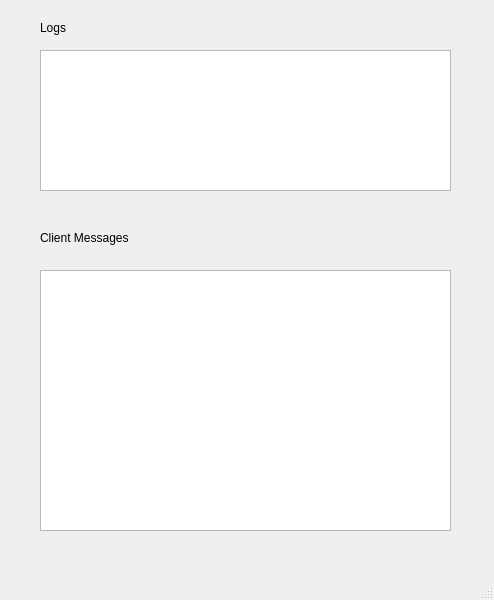
<?xml version="1.0" encoding="UTF-8"?>
<ui version="4.0">
 <class>MainWindow</class>
 <widget class="QMainWindow" name="MainWindow">
  <property name="geometry">
   <rect>
    <x>0</x>
    <y>0</y>
    <width>494</width>
    <height>600</height>
   </rect>
  </property>
  <property name="windowTitle">
   <string>MainWindow</string>
  </property>
  <widget class="QWidget" name="centralwidget">
   <widget class="QTextEdit" name="LogsView">
    <property name="geometry">
     <rect>
      <x>40</x>
      <y>50</y>
      <width>411</width>
      <height>141</height>
     </rect>
    </property>
    <property name="readOnly">
     <bool>true</bool>
    </property>
   </widget>
   <widget class="QLabel" name="label">
    <property name="geometry">
     <rect>
      <x>40</x>
      <y>20</y>
      <width>55</width>
      <height>16</height>
     </rect>
    </property>
    <property name="text">
     <string>Logs</string>
    </property>
   </widget>
   <widget class="QLabel" name="label_2">
    <property name="geometry">
     <rect>
      <x>40</x>
      <y>230</y>
      <width>111</width>
      <height>16</height>
     </rect>
    </property>
    <property name="text">
     <string>Client Messages</string>
    </property>
   </widget>
   <widget class="QTextEdit" name="ClientMessages">
    <property name="geometry">
     <rect>
      <x>40</x>
      <y>270</y>
      <width>411</width>
      <height>261</height>
     </rect>
    </property>
   </widget>
  </widget>
  <widget class="QMenuBar" name="menubar">
   <property name="geometry">
    <rect>
     <x>0</x>
     <y>0</y>
     <width>494</width>
     <height>26</height>
    </rect>
   </property>
  </widget>
  <widget class="QStatusBar" name="statusbar"/>
 </widget>
 <resources/>
 <connections/>
</ui>
